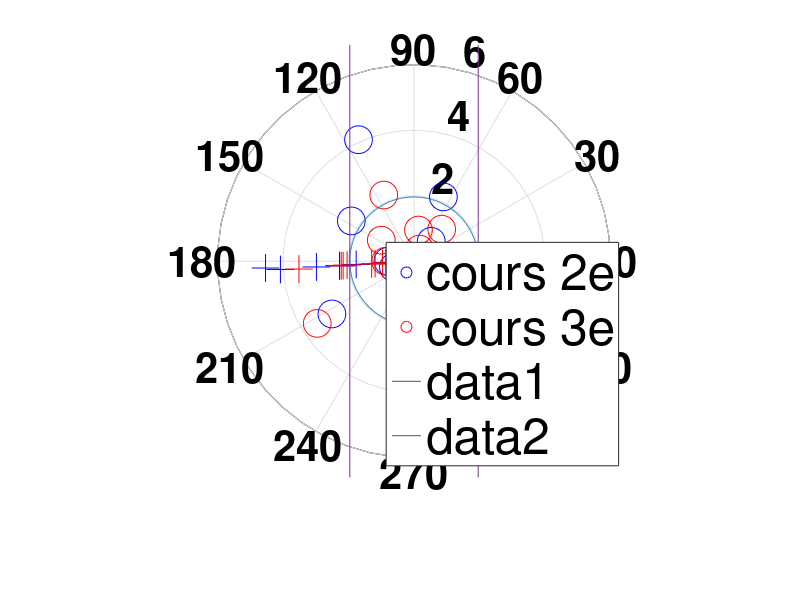

This chart was generated by the following MATLAB code: (Note: this script raises an error after producing the figure.)
clear; load('data.mat')

%%
set1 = old2(:,2)';
set2 = old3(:,2)';
theta = linspace(0, 2*pi, size(set1, 2));
%%
set1 = new2(:,2)';
set2 = new3(:,2)';
theta = linspace(0, 2*pi, size(set1, 2));
%% polar
h = polar(theta, set1, 'mo');
set(findobj(h,'Type', 'line'), ...
'MarkerEdgeColor', 'blue', ...
'MarkerSize', 20);
hold on;

v = polar(theta, set2, 'mo');
set(findobj(v,'Type', 'line'), ...
'MarkerEdgeColor', 'red', ...
'MarkerSize', 20);

%circle
angle = 0:0.01:2*pi
polar(angle, ones(size(angle))*1.96, '-');

%% 
set1 = old2
set2 = old3
%%
set1 = new2
set2 = new3
%% scatter
h = plot(set1(:,2), set1(:,1), '+')
set(findobj(h,'Type', 'line'), ...
'MarkerEdgeColor', 'blue', ...
'MarkerSize', 20);
hold on;

v = plot(set2(:,2), set2(:,1), '+')
set(findobj(v,'Type', 'line'), ...
'MarkerEdgeColor', 'red', ...
'MarkerSize', 20);
legend('cours 2e', 'cours 3e', 'Location', 'southeast')
xlabel('t-value')
ylabel('\beta')
set(gca,'FontSize',40)
set(findall(gcf,'type','text'),'FontSize',30,'fontWeight','bold')

hFig = figure(1);
set(hFig, 'Position', [0,0, 1500, 1500])
%line
line([1.96 1.96], get(gca, 'ylim'));
line([-1.96 -1.96], get(gca, 'ylim'));
hline(0);
vline(0);